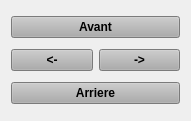
   <widget class="QWidget" name="layoutWidget">
    <property name="geometry">
     <rect>
      <x>500</x>
      <y>100</y>
      <width>191</width>
      <height>121</height>
     </rect>
    </property>
    <layout class="QVBoxLayout" name="verticalLayout_7">
     <item>
      <widget class="QPushButton" name="bouton_avant">
       <property name="palette">
        <palette>
         <active>
          <colorrole role="WindowText">
           <brush brushstyle="SolidPattern">
            <color alpha="255">
             <red>0</red>
             <green>0</green>
             <blue>0</blue>
            </color>
           </brush>
          </colorrole>
          <colorrole role="Button">
           <brush brushstyle="SolidPattern">
            <color alpha="255">
             <red>172</red>
             <green>172</green>
             <blue>172</blue>
            </color>
           </brush>
          </colorrole>
          <colorrole role="Light">
           <brush brushstyle="SolidPattern">
            <color alpha="255">
             <red>255</red>
             <green>255</green>
             <blue>255</blue>
            </color>
           </brush>
          </colorrole>
          <colorrole role="Midlight">
           <brush brushstyle="SolidPattern">
            <color alpha="255">
             <red>227</red>
             <green>227</green>
             <blue>227</blue>
            </color>
           </brush>
          </colorrole>
          <colorrole role="Dark">
           <brush brushstyle="SolidPattern">
            <color alpha="255">
             <red>160</red>
             <green>160</green>
             <blue>160</blue>
            </color>
           </brush>
          </colorrole>
          <colorrole role="Mid">
           <brush brushstyle="SolidPattern">
            <color alpha="255">
             <red>160</red>
             <green>160</green>
             <blue>160</blue>
            </color>
           </brush>
          </colorrole>
          <colorrole role="Text">
           <brush brushstyle="SolidPattern">
            <color alpha="255">
             <red>0</red>
             <green>0</green>
             <blue>0</blue>
            </color>
           </brush>
          </colorrole>
          <colorrole role="BrightText">
           <brush brushstyle="SolidPattern">
            <color alpha="255">
             <red>255</red>
             <green>255</green>
             <blue>255</blue>
            </color>
           </brush>
          </colorrole>
          <colorrole role="ButtonText">
           <brush brushstyle="SolidPattern">
            <color alpha="255">
             <red>0</red>
             <green>0</green>
             <blue>0</blue>
            </color>
           </brush>
          </colorrole>
          <colorrole role="Base">
           <brush brushstyle="SolidPattern">
            <color alpha="255">
             <red>172</red>
             <green>172</green>
             <blue>172</blue>
            </color>
           </brush>
          </colorrole>
          <colorrole role="Window">
           <brush brushstyle="SolidPattern">
            <color alpha="255">
             <red>172</red>
             <green>172</green>
             <blue>172</blue>
            </color>
           </brush>
          </colorrole>
          <colorrole role="Shadow">
           <brush brushstyle="SolidPattern">
            <color alpha="255">
             <red>105</red>
             <green>105</green>
             <blue>105</blue>
            </color>
           </brush>
          </colorrole>
          <colorrole role="Highlight">
           <brush brushstyle="SolidPattern">
            <color alpha="255">
             <red>0</red>
             <green>120</green>
             <blue>215</blue>
            </color>
           </brush>
          </colorrole>
          <colorrole role="HighlightedText">
           <brush brushstyle="SolidPattern">
            <color alpha="255">
             <red>255</red>
             <green>255</green>
             <blue>255</blue>
            </color>
           </brush>
          </colorrole>
          <colorrole role="Link">
           <brush brushstyle="SolidPattern">
            <color alpha="255">
             <red>0</red>
             <green>0</green>
             <blue>255</blue>
            </color>
           </brush>
          </colorrole>
          <colorrole role="LinkVisited">
           <brush brushstyle="SolidPattern">
            <color alpha="255">
             <red>255</red>
             <green>0</green>
             <blue>255</blue>
            </color>
           </brush>
          </colorrole>
          <colorrole role="AlternateBase">
           <brush brushstyle="SolidPattern">
            <color alpha="255">
             <red>245</red>
             <green>245</green>
             <blue>245</blue>
            </color>
           </brush>
          </colorrole>
          <colorrole role="NoRole">
           <brush brushstyle="NoBrush">
            <color alpha="255">
             <red>0</red>
             <green>0</green>
             <blue>0</blue>
            </color>
           </brush>
          </colorrole>
          <colorrole role="ToolTipBase">
           <brush brushstyle="SolidPattern">
            <color alpha="255">
             <red>255</red>
             <green>255</green>
             <blue>220</blue>
            </color>
           </brush>
          </colorrole>
          <colorrole role="ToolTipText">
           <brush brushstyle="SolidPattern">
            <color alpha="255">
             <red>0</red>
             <green>0</green>
             <blue>0</blue>
            </color>
           </brush>
          </colorrole>
          <colorrole role="PlaceholderText">
           <brush brushstyle="SolidPattern">
            <color alpha="128">
             <red>0</red>
             <green>0</green>
             <blue>0</blue>
            </color>
           </brush>
          </colorrole>
         </active>
         <inactive>
          <colorrole role="WindowText">
           <brush brushstyle="SolidPattern">
            <color alpha="255">
             <red>0</red>
             <green>0</green>
             <blue>0</blue>
            </color>
           </brush>
          </colorrole>
          <colorrole role="Button">
           <brush brushstyle="SolidPattern">
            <color alpha="255">
             <red>172</red>
             <green>172</green>
             <blue>172</blue>
            </color>
           </brush>
          </colorrole>
          <colorrole role="Light">
           <brush brushstyle="SolidPattern">
            <color alpha="255">
             <red>255</red>
             <green>255</green>
             <blue>255</blue>
            </color>
           </brush>
          </colorrole>
          <colorrole role="Midlight">
           <brush brushstyle="SolidPattern">
            <color alpha="255">
             <red>227</red>
             <green>227</green>
             <blue>227</blue>
            </color>
           </brush>
          </colorrole>
          <colorrole role="Dark">
           <brush brushstyle="SolidPattern">
            <color alpha="255">
             <red>160</red>
             <green>160</green>
             <blue>160</blue>
            </color>
           </brush>
          </colorrole>
          <colorrole role="Mid">
           <brush brushstyle="SolidPattern">
            <color alpha="255">
             <red>160</red>
             <green>160</green>
             <blue>160</blue>
            </color>
           </brush>
          </colorrole>
          <colorrole role="Text">
           <brush brushstyle="SolidPattern">
            <color alpha="255">
             <red>0</red>
             <green>0</green>
             <blue>0</blue>
            </color>
           </brush>
          </colorrole>
          <colorrole role="BrightText">
           <brush brushstyle="SolidPattern">
            <color alpha="255">
             <red>255</red>
             <green>255</green>
             <blue>255</blue>
            </color>
           </brush>
          </colorrole>
          <colorrole role="ButtonText">
           <brush brushstyle="SolidPattern">
            <color alpha="255">
             <red>0</red>
             <green>0</green>
             <blue>0</blue>
            </color>
           </brush>
          </colorrole>
          <colorrole role="Base">
           <brush brushstyle="SolidPattern">
            <color alpha="255">
             <red>172</red>
             <green>172</green>
             <blue>172</blue>
            </color>
           </brush>
          </colorrole>
          <colorrole role="Window">
           <brush brushstyle="SolidPattern">
            <color alpha="255">
             <red>172</red>
             <green>172</green>
             <blue>172</blue>
            </color>
           </brush>
          </colorrole>
          <colorrole role="Shadow">
           <brush brushstyle="SolidPattern">
            <color alpha="255">
             <red>105</red>
             <green>105</green>
             <blue>105</blue>
            </color>
           </brush>
          </colorrole>
          <colorrole role="Highlight">
           <brush brushstyle="SolidPattern">
            <color alpha="255">
             <red>240</red>
             <green>240</green>
             <blue>240</blue>
            </color>
           </brush>
          </colorrole>
          <colorrole role="HighlightedText">
           <brush brushstyle="SolidPattern">
            <color alpha="255">
             <red>0</red>
             <green>0</green>
             <blue>0</blue>
            </color>
           </brush>
          </colorrole>
          <colorrole role="Link">
           <brush brushstyle="SolidPattern">
            <color alpha="255">
             <red>0</red>
             <green>0</green>
             <blue>255</blue>
            </color>
           </brush>
          </colorrole>
          <colorrole role="LinkVisited">
           <brush brushstyle="SolidPattern">
            <color alpha="255">
             <red>255</red>
             <green>0</green>
             <blue>255</blue>
            </color>
           </brush>
          </colorrole>
          <colorrole role="AlternateBase">
           <brush brushstyle="SolidPattern">
            <color alpha="255">
             <red>245</red>
             <green>245</green>
             <blue>245</blue>
            </color>
           </brush>
          </colorrole>
          <colorrole role="NoRole">
           <brush brushstyle="NoBrush">
            <color alpha="255">
             <red>0</red>
             <green>0</green>
             <blue>0</blue>
            </color>
           </brush>
          </colorrole>
          <colorrole role="ToolTipBase">
           <brush brushstyle="SolidPattern">
            <color alpha="255">
             <red>255</red>
             <green>255</green>
             <blue>220</blue>
            </color>
           </brush>
          </colorrole>
          <colorrole role="ToolTipText">
           <brush brushstyle="SolidPattern">
            <color alpha="255">
             <red>0</red>
             <green>0</green>
             <blue>0</blue>
            </color>
           </brush>
          </colorrole>
          <colorrole role="PlaceholderText">
           <brush brushstyle="SolidPattern">
            <color alpha="128">
             <red>0</red>
             <green>0</green>
             <blue>0</blue>
            </color>
           </brush>
          </colorrole>
         </inactive>
         <disabled>
          <colorrole role="WindowText">
           <brush brushstyle="SolidPattern">
            <color alpha="255">
             <red>120</red>
             <green>120</green>
             <blue>120</blue>
            </color>
           </brush>
          </colorrole>
          <colorrole role="Button">
           <brush brushstyle="SolidPattern">
            <color alpha="255">
             <red>172</red>
             <green>172</green>
             <blue>172</blue>
            </color>
           </brush>
          </colorrole>
          <colorrole role="Light">
           <brush brushstyle="SolidPattern">
            <color alpha="255">
             <red>255</red>
             <green>255</green>
             <blue>255</blue>
            </color>
           </brush>
          </colorrole>
          <colorrole role="Midlight">
           <brush brushstyle="SolidPattern">
            <color alpha="255">
             <red>247</red>
             <green>247</green>
             <blue>247</blue>
            </color>
           </brush>
          </colorrole>
          <colorrole role="Dark">
           <brush brushstyle="SolidPattern">
            <color alpha="255">
             <red>160</red>
             <green>160</green>
             <blue>160</blue>
            </color>
           </brush>
          </colorrole>
          <colorrole role="Mid">
           <brush brushstyle="SolidPattern">
            <color alpha="255">
             <red>160</red>
             <green>160</green>
             <blue>160</blue>
            </color>
           </brush>
          </colorrole>
          <colorrole role="Text">
           <brush brushstyle="SolidPattern">
            <color alpha="255">
             <red>120</red>
             <green>120</green>
             <blue>120</blue>
            </color>
           </brush>
          </colorrole>
          <colorrole role="BrightText">
           <brush brushstyle="SolidPattern">
            <color alpha="255">
             <red>255</red>
             <green>255</green>
             <blue>255</blue>
            </color>
           </brush>
          </colorrole>
          <colorrole role="ButtonText">
           <brush brushstyle="SolidPattern">
            <color alpha="255">
             <red>120</red>
             <green>120</green>
             <blue>120</blue>
            </color>
           </brush>
          </colorrole>
          <colorrole role="Base">
           <brush brushstyle="SolidPattern">
            <color alpha="255">
             <red>172</red>
             <green>172</green>
             <blue>172</blue>
            </color>
           </brush>
          </colorrole>
          <colorrole role="Window">
           <brush brushstyle="SolidPattern">
            <color alpha="255">
             <red>172</red>
             <green>172</green>
             <blue>172</blue>
            </color>
           </brush>
          </colorrole>
          <colorrole role="Shadow">
           <brush brushstyle="SolidPattern">
            <color alpha="255">
             <red>0</red>
             <green>0</green>
             <blue>0</blue>
            </color>
           </brush>
          </colorrole>
          <colorrole role="Highlight">
           <brush brushstyle="SolidPattern">
            <color alpha="255">
             <red>0</red>
             <green>120</green>
             <blue>215</blue>
            </color>
           </brush>
          </colorrole>
          <colorrole role="HighlightedText">
           <brush brushstyle="SolidPattern">
            <color alpha="255">
             <red>255</red>
             <green>255</green>
             <blue>255</blue>
            </color>
           </brush>
          </colorrole>
          <colorrole role="Link">
           <brush brushstyle="SolidPattern">
            <color alpha="255">
             <red>0</red>
             <green>0</green>
             <blue>255</blue>
            </color>
           </brush>
          </colorrole>
          <colorrole role="LinkVisited">
           <brush brushstyle="SolidPattern">
            <color alpha="255">
             <red>255</red>
             <green>0</green>
             <blue>255</blue>
            </color>
           </brush>
          </colorrole>
          <colorrole role="AlternateBase">
           <brush brushstyle="SolidPattern">
            <color alpha="255">
             <red>245</red>
             <green>245</green>
             <blue>245</blue>
            </color>
           </brush>
          </colorrole>
          <colorrole role="NoRole">
           <brush brushstyle="NoBrush">
            <color alpha="255">
             <red>0</red>
             <green>0</green>
             <blue>0</blue>
            </color>
           </brush>
          </colorrole>
          <colorrole role="ToolTipBase">
           <brush brushstyle="SolidPattern">
            <color alpha="255">
             <red>255</red>
             <green>255</green>
             <blue>220</blue>
            </color>
           </brush>
          </colorrole>
          <colorrole role="ToolTipText">
           <brush brushstyle="SolidPattern">
            <color alpha="255">
             <red>0</red>
             <green>0</green>
             <blue>0</blue>
            </color>
           </brush>
          </colorrole>
          <colorrole role="PlaceholderText">
           <brush brushstyle="SolidPattern">
            <color alpha="128">
             <red>0</red>
             <green>0</green>
             <blue>0</blue>
            </color>
           </brush>
          </colorrole>
         </disabled>
        </palette>
       </property>
       <property name="font">
        <font>
         <bold>true</bold>
        </font>
       </property>
       <property name="mouseTracking">
        <bool>false</bool>
       </property>
       <property name="styleSheet">
        <string notr="true">
background-color: rgb(172, 172, 172);</string>
       </property>
       <property name="text">
        <string>Avant</string>
       </property>
      </widget>
     </item>
     <item>
      <layout class="QHBoxLayout" name="horizontalLayout_2">
       <item>
        <widget class="QPushButton" name="bouton_gauche">
         <property name="font">
          <font>
           <bold>true</bold>
          </font>
         </property>
         <property name="styleSheet">
          <string notr="true">
background-color: rgb(172, 172, 172);</string>
         </property>
         <property name="text">
          <string>&lt;-</string>
         </property>
        </widget>
       </item>
       <item>
        <widget class="QPushButton" name="bouton_droite">
         <property name="font">
          <font>
           <bold>true</bold>
          </font>
         </property>
         <property name="styleSheet">
          <string notr="true">background-color: rgb(172, 172, 172);</string>
         </property>
         <property name="text">
          <string>-&gt;</string>
         </property>
        </widget>
       </item>
      </layout>
     </item>
     <item>
      <widget class="QPushButton" name="bouton_arriere">
       <property name="font">
        <font>
         <bold>true</bold>
        </font>
       </property>
       <property name="styleSheet">
        <string notr="true">
background-color: rgb(172, 172, 172);</string>
       </property>
       <property name="text">
        <string>Arriere</string>
       </property>
      </widget>
     </item>
    </layout>
   </widget>
